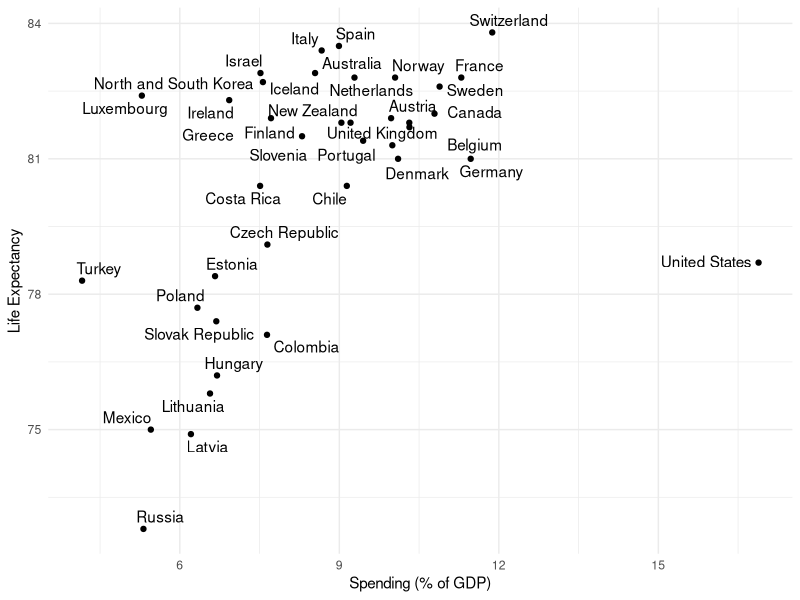

The R source for this figure:
setwd("../")

# Task1
library(dplyr)
library(ggplot2)
library(readr)
library(ggrepel)

# Read data
countryCodes <- read.csv("country_codes.csv") %>%
  rename('LOCATION' = 'CODE', 'country' = 'Country')

healthcareSpending <- read.csv("healthcare_spending.csv") %>%
  rename('spending_pct_gdp' = 'Value')

lifeExpectancy <- read.csv("life_expectancy.csv") %>%
  rename('life_expectancy' = 'Value')

# Filter and select data for 2018
healthcareSpending_2018 <- healthcareSpending %>%
  filter(TIME == 2018, SUBJECT == 'TOT', MEASURE == 'PC_GDP') %>%
  select(LOCATION, spending_pct_gdp)

lifeExpectancy_2018 <- lifeExpectancy %>%
  filter(TIME == 2018, SUBJECT == 'TOT') %>%
  select(LOCATION, life_expectancy)

# Merge data and filter complete cases
merged_df <- countryCodes %>%
  left_join(healthcareSpending_2018, by = 'LOCATION') %>%
  left_join(lifeExpectancy_2018, by = 'LOCATION') %>%
  filter(complete.cases(.)) %>%
  select(country, spending_pct_gdp, life_expectancy) %>%
  arrange(desc(life_expectancy))

head(merged_df)

# Task2
# Generate scatter plot with country names
scatter_plot <- ggplot(merged_df, aes(x = spending_pct_gdp, y = life_expectancy)) +
  geom_point() +
  geom_text_repel(aes(label = country), force = 1, segment.color = 'transparent') +
  labs(x = "Spending (% of GDP)", y = "Life Expectancy") +
  theme_minimal()

# Display the scatter plot
scatter_plot





